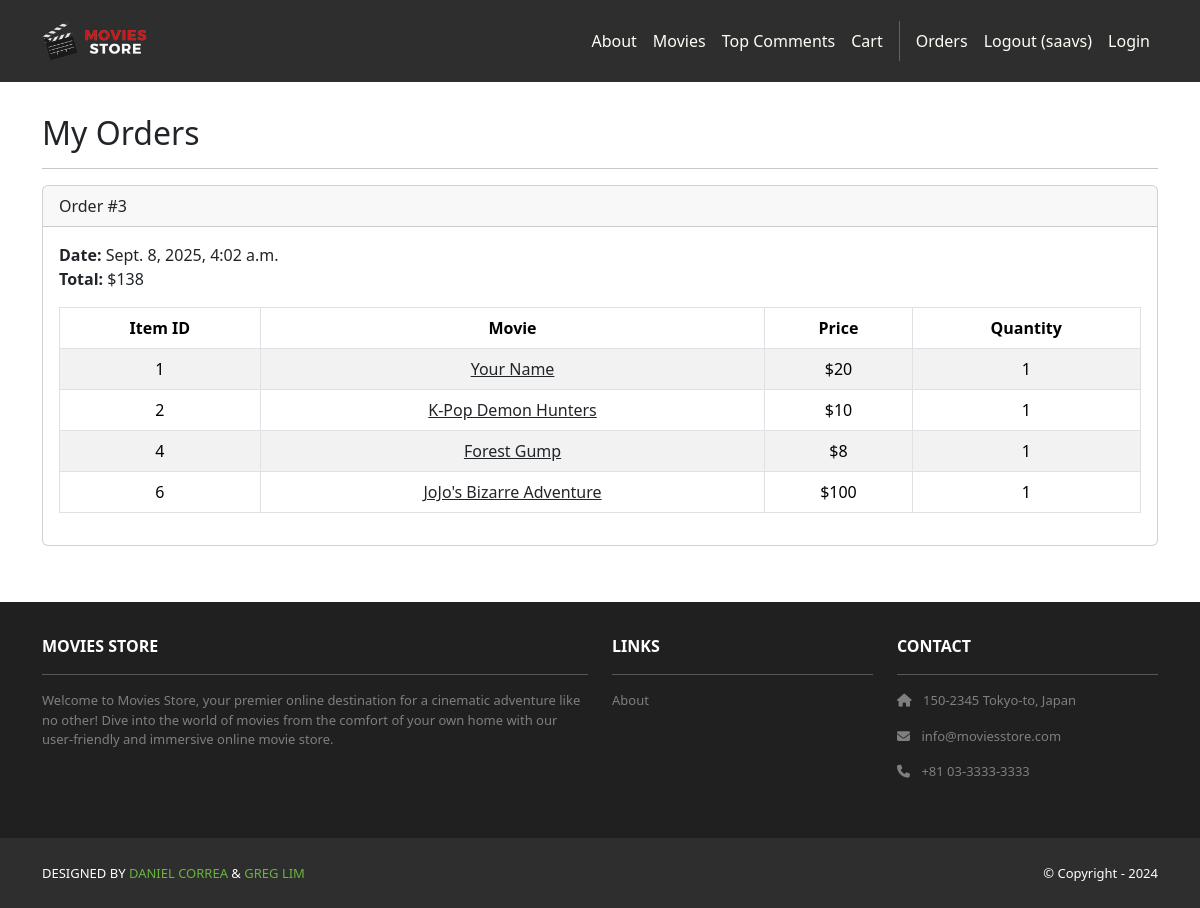
/accounts/orders/ (signed in), run on an earlier commit of the app's database.
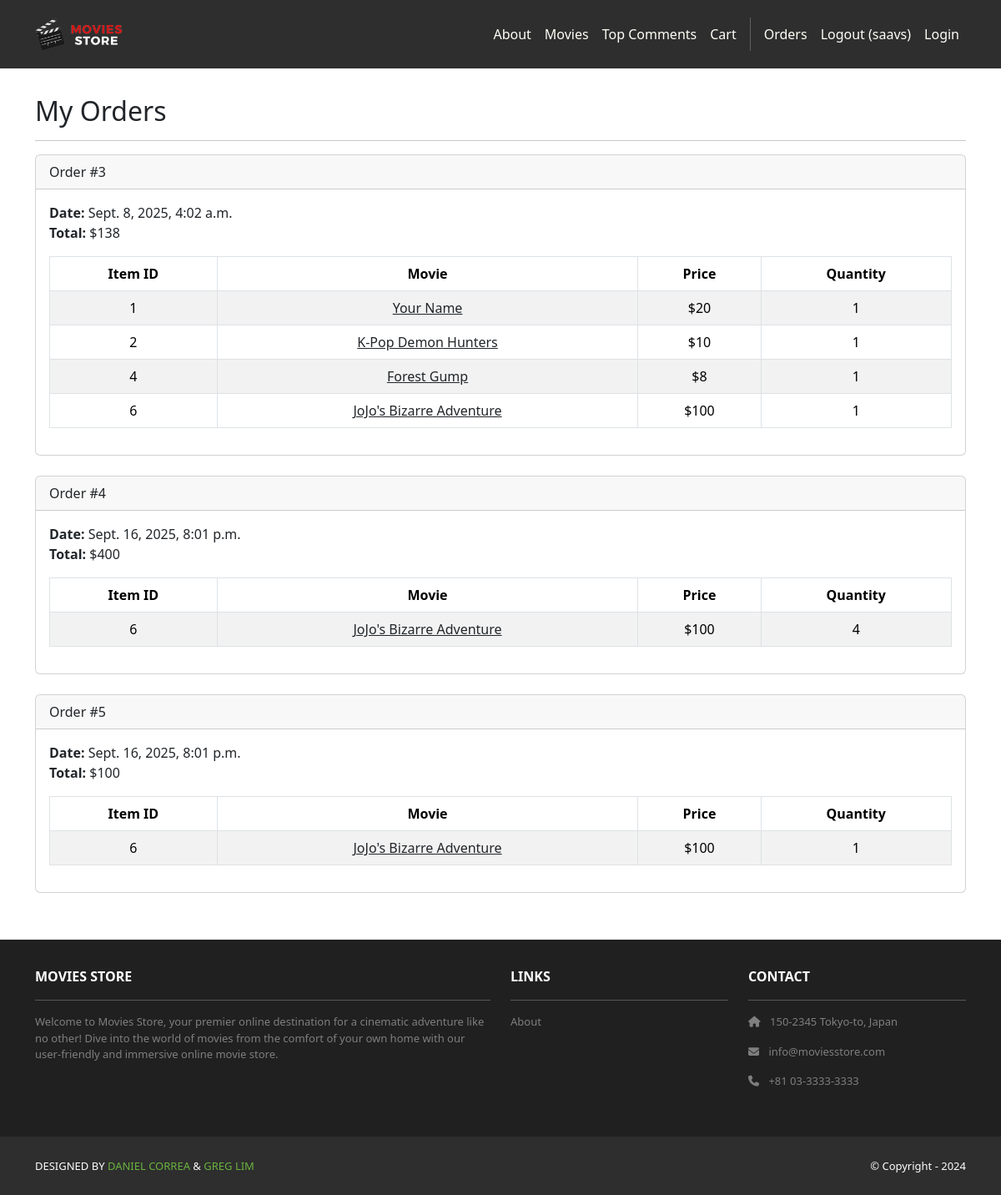
And on a later commit of the database.
### cart/models.py (models this page shows, shortened)
class Order(models.Model):
    id = models.AutoField(primary_key=True)
    total = models.IntegerField()
    date = models.DateTimeField(auto_now_add=True)
    user = models.ForeignKey(User,
        on_delete=models.CASCADE)

class Item(models.Model):
    id = models.AutoField(primary_key=True)
    price = models.IntegerField()
    quantity = models.IntegerField()
    order = models.ForeignKey(Order,
        on_delete=models.CASCADE)
    movie = models.ForeignKey(Movie,
        on_delete=models.CASCADE)

### movies/models.py (models this page shows, shortened)
class Movie(models.Model):
    id = models.AutoField(primary_key=True)
    name = models.CharField(max_length=255)
    price = models.IntegerField()
    description = models.TextField()
    image = models.ImageField(upload_to='movie_images/')
    amount_left = models.PositiveIntegerField(null=True, blank=True)

### accounts/views.py (the view)
# urls.py: path('orders/', views.orders, name='accounts.orders'),
@login_required
def orders(request):
    template_data = {}
    template_data['title'] = 'Orders'
    template_data['orders'] = request.user.order_set.all()
    return render(request, 'accounts/orders.html',
        {'template_data': template_data})

### accounts/templates/accounts/orders.html
{% extends 'base.html' %}
{% block content %}
<div class="p-3">
  <div class="container">
    <div class="row mt-3">
      <div class="col mx-auto mb-3">
        <h2>My Orders</h2>
        <hr />
        {% for order in template_data.orders %}
        <div class="card mb-4">
          <div class="card-header">
            Order #{{ order.id }}
          </div>
          <div class="card-body">
            <b>Date:</b> {{ order.date }}<br />
            <b>Total:</b> ${{ order.total }}<br />
            <table class="table table-bordered
              table-striped text-center mt-3">
              <thead>
                <tr>
                  <th scope="col">Item ID</th>
                  <th scope="col">Movie</th>
                  <th scope="col">Price</th>
                  <th scope="col">Quantity</th>
                </tr>
              </thead>
              <tbody>
                {% for item in order.item_set.all %}
                <tr>
                  <td>{{ item.movie.id }}</td>
                  <td>
                    <a class="link-dark"
                      href="{% url 'movies.show'
                      id=item.movie.id %}">
                      {{ item.movie.name }}
                    </a>
                </td>
                  <td>${{ item.movie.price }}</td>
                  <td>{{ item.quantity }}</td>
                </tr>
                {% endfor %}
              </tbody>
            </table>
          </div>
        </div>
        {% endfor %}
      </div>
    </div>
  </div>
</div>
{% endblock content %}

### moviesstore/templates/base.html (shortened to what this page needs)
<!DOCTYPE html>
<html>
  {% load static %}
  <head>
    <link href="https://cdn.jsdelivr.net/npm/bootstrap@5.3.3/dist/css/bootstrap.min.css" rel="stylesheet">
    <link rel="stylesheet" href="https://cdnjs.cloudflare.com/ajax/libs/font-awesome/6.1.1/css/all.min.css">
    <link rel="stylesheet" type="text/css" href="{% static 'css/style.css' %}">
  </head>
  <body>
    <nav class="p-3 navbar navbar-dark bg-dark navbar-expand-lg">
      <div class="container">
        <a class="navbar-brand" href="{% url 'home.index' %}">
          <img src="{% static 'img/logo.png' %}" alt="logo" height="40" />
        </a>
        <div class="collapse navbar-collapse" id="navbarNavAltMarkup">
          <div class="navbar-nav ms-auto navbar-ml">
            <a class="nav-link" href="{% url 'home.about' %}">About</a>
              <a class="nav-link" href="{% url 'movies.index' %}">Movies</a>
              <a class="nav-link" href="{% url 'movies.top_comments' %}">Top Comments</a>
             <a class="nav-link" href="{% url 'cart.index' %}">Cart</a>
              {% if user.is_authenticated %}
                  <a class="nav-link" href="{% url 'accounts.orders' %}">Orders</a>
                <a class="nav-link" href="{% url 'accounts.logout' %}">Logout ({{user.username }})</a>
              {% else %}
                <a class="nav-link" href="{% url 'accounts.signup' %}">
                Sign Up
                </a>
              {% endif %}
              <a class="nav-link" href="{% url 'accounts.login' %}">Login</a>
          </div>
        </div>
      </div>
    </nav>
    <div>
      {% block content %}
      {% endblock content %}
    </div>
    <section class="p-3 ms-footer d-none d-md-block">
      <div class="container">
        <div class="row mt-3 text-white">
          <div class="col-md-6 col-lg-6 col-xl-6 mx-auto mb-4">
            <b>MOVIES STORE</b>
            <hr />
            <p>Welcome to Movies Store, your premier online destination for a cinematic
              adventure like no other! Dive into the world of movies from the comfort of your own home with our user-friendly
              and immersive online movie store.</p>
          </div>
          <div class="col-md-3 col-lg-3 col-xl-3 mx-auto mb-4">
            <b>LINKS</b>
            <hr />
            <p><a class="nav-link" href="{% url 'home.about' %}">About</a></p>
          </div>
          <div class="col-md-3 col-lg-3 col-xl-3 mx-auto mb-4">
            <b>CONTACT</b>
            <hr />
            <p><i class="fas fa-home me-2"></i> 150-2345 Tokyo-to, Japan</p>
            <p><i class="fas fa-envelope me-2"></i> info@moviesstore.com</p>
            <p><i class="fas fa-phone me-2"></i> +81 03-3333-3333</p>
          </div>
        </div>
      </div>
    </section>
    <section class="p-3 ms-footer-bottom bg-dark">
      <div class="container d-flex justify-content-between">
        <div class="me-5 text-white">
          <span>DESIGNED BY <a href="https://www.x.com/danielgarax" target="_blank">DANIEL CORREA</a> &
            <a href="https://www.x.com/greglim81" target="_blank">GREG LIM</a>
          </span>
        </div>
        <div class="text-white">
          <span>© Copyright - 2024</span>
        </div>
      </div>
    </section>
  </body>
</html>

### moviesstore/static/css/style.css (style rules this page uses)
.navbar a.nav-link { color: #FFFEF6 !important; }
.bg-dark { background-color: #2E2E2E !important; }
.ms-footer { background-color: #202020; }
.ms-footer p { color: #7F7F7F; font-size: 13px; }
.ms-footer-bottom span { font-size: 13px; line-height: 38px; }
.ms-footer-bottom a { color: #6ab43e; text-decoration: none; }

What changed in the data, as far as the page shows it:
added Order: id "4", date "Sept. 16, 2025, 8:01 p.m.", total "400"
added Item: movie.id "6", movie.name "JoJo's Bizarre Adventure", movie.price "100", quantity "4"
added Order: id "5", date "Sept. 16, 2025, 8:01 p.m.", total "100"
added Item: movie.id "6", movie.name "JoJo's Bizarre Adventure", movie.price "100", quantity "1", shown under "5"
